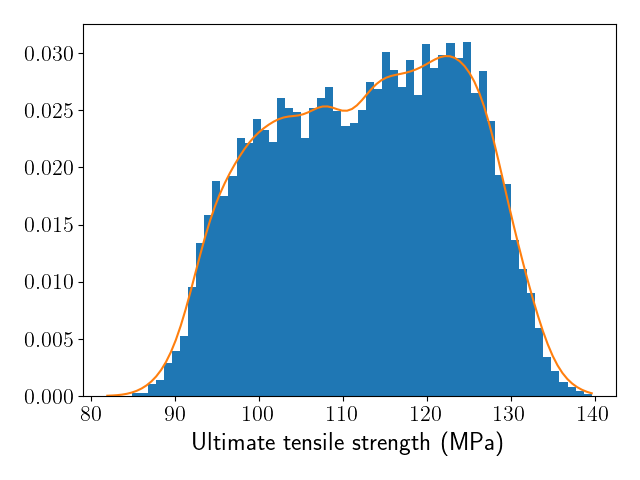

The script that saved this image:
#!/usr/bin/env python

from matplotlib import pyplot as plt
import pandas as pd
import numpy as np
import scipy as sp

SMALL_SIZE = 16
MEDIUM_SIZE = 18
BIGGER_SIZE = 24

plt.rcParams["text.usetex"] = True
plt.rc("font", size=SMALL_SIZE)  # controls default text sizes
plt.rc("axes", titlesize=SMALL_SIZE)  # fontsize of the axes title
plt.rc("axes", labelsize=MEDIUM_SIZE)  # fontsize of the x and y labels
plt.rc("xtick", labelsize=SMALL_SIZE)  # fontsize of the tick labels
plt.rc("ytick", labelsize=SMALL_SIZE)  # fontsize of the tick labels
plt.rc("legend", fontsize=SMALL_SIZE)  # legend fontsize
plt.rc("figure", titlesize=BIGGER_SIZE)  # fontsize of the figure title


if __name__ == "__main__":
    ntrial = 10
    nsample = 1000
    uts = np.empty((ntrial, nsample))
    for i in range(ntrial):
        data = pd.read_csv("samples/{}.csv".format(i + 1))
        uts[i] = data["uts"]
    uts = uts.flatten()
    cnt = np.arange(ntrial * nsample) + 1
    uts_mean = np.cumsum(uts) / cnt
    uts_std = np.sqrt(np.cumsum((uts - uts_mean) ** 2) / cnt)
    uts_kernel = sp.stats.gaussian_kde(uts)
    uts_fake = np.linspace(np.min(uts), np.max(uts), 100)
    uts_pdf = uts_kernel(uts_fake)

    fig, ax = plt.subplots()
    ax.hist(uts, bins=60, density=True)
    ax.plot(uts_fake, uts_pdf)
    ax.set_xlabel("Ultimate tensile strength (MPa)")
    fig.tight_layout()
    fig.savefig("uq.png")

    fig, ax = plt.subplots()
    ax.plot(cnt, uts_mean)
    ax.set_xlabel("Number of forward evaluations")
    ax.set_ylabel("Mean of ultimate tensile strength (MPa)")
    fig.tight_layout()
    fig.savefig("uq_mean.png")

    fig, ax = plt.subplots()
    ax.plot(cnt, uts_std)
    ax.set_xlabel("Number of forward evaluations")
    ax.set_ylabel("STD of ultimate tensile strength (MPa)")
    fig.tight_layout()
    fig.savefig("uq_std.png")
